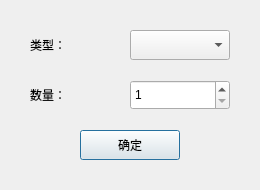
<?xml version="1.0" encoding="UTF-8"?>
<ui version="4.0">
 <class>Dialogin</class>
 <widget class="QDialog" name="Dialogin">
  <property name="geometry">
   <rect>
    <x>0</x>
    <y>0</y>
    <width>260</width>
    <height>190</height>
   </rect>
  </property>
  <property name="windowTitle">
   <string>进货</string>
  </property>
  <widget class="QSpinBox" name="count">
   <property name="geometry">
    <rect>
     <x>130</x>
     <y>80</y>
     <width>100</width>
     <height>30</height>
    </rect>
   </property>
   <property name="minimum">
    <number>1</number>
   </property>
   <property name="maximum">
    <number>2147483647</number>
   </property>
  </widget>
  <widget class="QComboBox" name="type">
   <property name="geometry">
    <rect>
     <x>130</x>
     <y>30</y>
     <width>100</width>
     <height>30</height>
    </rect>
   </property>
  </widget>
  <widget class="QLabel" name="ltype">
   <property name="geometry">
    <rect>
     <x>30</x>
     <y>30</y>
     <width>100</width>
     <height>30</height>
    </rect>
   </property>
   <property name="text">
    <string>类型：</string>
   </property>
  </widget>
  <widget class="QLabel" name="lcount">
   <property name="geometry">
    <rect>
     <x>30</x>
     <y>80</y>
     <width>100</width>
     <height>30</height>
    </rect>
   </property>
   <property name="text">
    <string>数量：</string>
   </property>
  </widget>
  <widget class="QPushButton" name="OK">
   <property name="geometry">
    <rect>
     <x>80</x>
     <y>130</y>
     <width>100</width>
     <height>30</height>
    </rect>
   </property>
   <property name="text">
    <string>确定</string>
   </property>
  </widget>
 </widget>
 <resources/>
 <connections/>
</ui>
